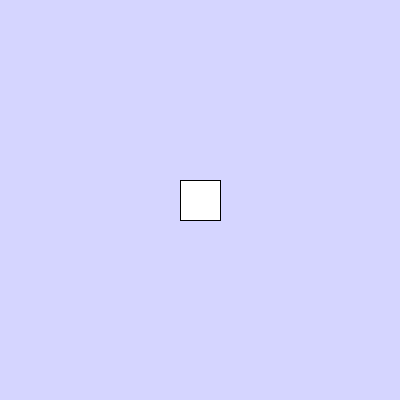
Frame 1 (no input)
Frame 60 (the mouse pressed at the canvas centre just before this capture): identical to frame 1, image omitted
Frame 120 (the mouse held since frame 60 and released just before this capture): identical to frame 1, image omitted

The Processing sketch that drew this single still picture (run headless with seeded random() and noise(); from frame 60 on, the mouse is pressed at the canvas centre):

// Processing sketch: OpdrachtH12_6
// ── OpdrachtH12_6.pde
int a = 180;
int b = 180;
int c = 40;
int d = 40;

void setup(){
  size(400,400);
}

void draw(){
  background(213,213,255);
  rect(a,b,c,d);
}

void keyReleased(){
  if(keyCode == 37){
    a -= 10;
  }else if(keyCode == 38){
    b -= 10;
  }else if(keyCode == 39){
    a += 10; 
  }else if(keyCode == 40){
   b += 10; 
  }
}
